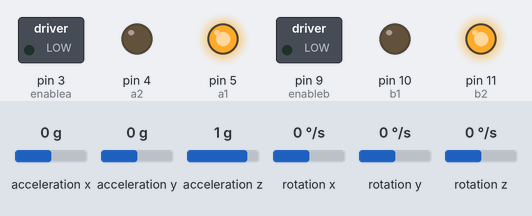
A sketch run on a simulated Arduino Uno, built with avr-gcc and run on an emulated ATmega328P. Shown: switched loads named in the sketch (green lamp = pin HIGH), output pins drawn as LEDs (lit = HIGH). The test bench sets the inputs (shaded band); at power-on: acceleration y 0 g, rotation x 0 °/s, acceleration z 1 g, acceleration x 0 g, rotation y 0 °/s, rotation z 0 °/s. What the sketch prints to the serial monitor is not drawn.

Above: at 3.7 s.
3.8 s: acceleration y set to -1.4 g
At 5.0 s:
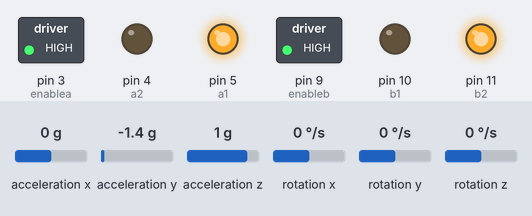
5.3 s: rotation x set to 192 °/s
At 6.9 s:
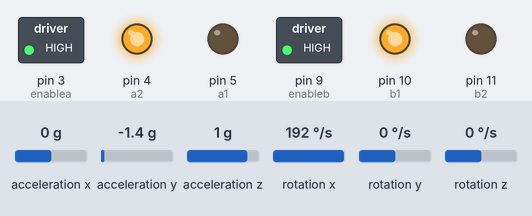
7.2 s: acceleration z set to -0.1 g
At 10.1 s:
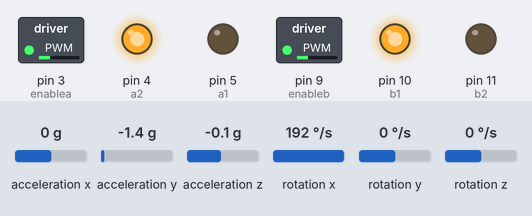
10.2 s: acceleration y set to -0.8 g
11.8 s: acceleration z set to 0 g
At 13.3 s:
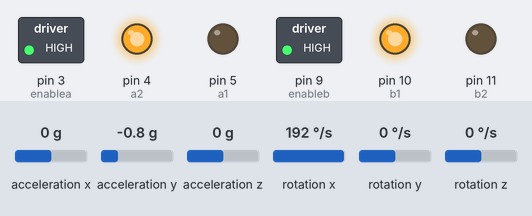
13.9 s: rotation x set to -100 °/s
At 14.5 s:
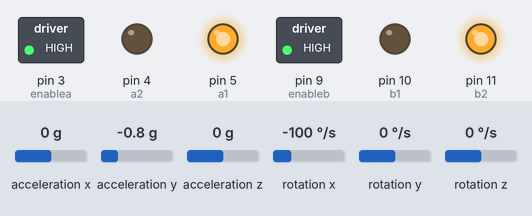
Timing chart, 0 to 16.4 s (numbered marks = the images above; inputs shaded):
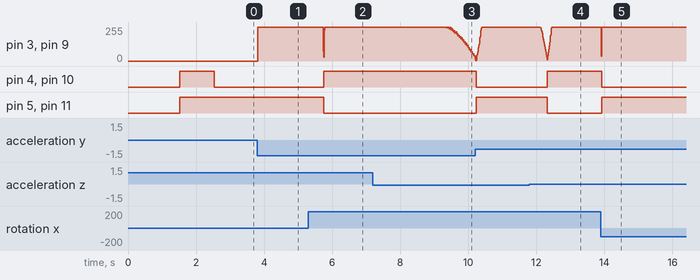

Measured:
- after the input at 3.8 s, pin 3 (enablea), pin 9 (enableb): 0/255 → 255/255 at once
- after the input at 5.3 s, pin 4 (a2), pin 10 (b1): LOW → HIGH after 0.46 s; pin 5 (a1), pin 11 (b2): HIGH → LOW after 0.46 s
- after the input at 11.8 s, pin 4 (a2), pin 10 (b1): LOW → HIGH after 0.53 s; pin 5 (a1), pin 11 (b2): HIGH → LOW after 0.53 s
- after the input at 13.9 s, pin 3 (enablea), pin 9 (enableb): 255/255 → 36/255 at once, → 255/255 0.01 s later; pin 4 (a2), pin 10 (b1): HIGH → LOW at once; pin 5 (a1), pin 11 (b2): LOW → HIGH at once

The sketch:

self-balancing.ino
```cpp
#include <Wire.h>
#include <I2Cdev.h>
#include <MPU6050.h>
/* Code edited from http://www.instructables.com/id/Self-Balancing-Robot/
*/

MPU6050 accelgyro;

#define runEvery(t) for (static long _lasttime;\
                         (uint16_t)((uint16_t)millis() - _lasttime) >= (t);\
                         _lasttime += (t))


int16_t ax, ay, az;
float accBiasX, accBiasY, accBiasZ;
float accAngleX, accAngleY;
double accPitch, accRoll;

int16_t gx, gy, gz;
float gyroBiasX, gyroBiasY, gyroBiasZ;
float gyroRateX, gyroRateY, gyroRateZ;
float gyroBias_oldX, gyroBias_oldY, gyroBias_oldZ;
float gyroPitch = 180;
float gyroRoll = -180;
float gyroYaw = 0;

uint32_t timer;

// input
double InputPitch, InputRoll;

// initial values
double InitialRoll;

// Motors
int enablea = 3;
int enableb = 9;
int a1 = 5;
int a2 = 4;
int b1 = 10;
int b2 = 11;

void setup() {

  Wire.begin();

  Serial.begin(9600);

  Serial.println("Initializing I2C devices...");
  accelgyro.initialize();

  // verify connection
  Serial.println("Testing device connections...");
  Serial.println(accelgyro.testConnection() ? "MPU6050 connection successful" : "MPU6050 connection failed");

  delay(1500);

  // Motor
  pinMode(enablea, OUTPUT);
  pinMode(enableb, OUTPUT);
  pinMode(a1, OUTPUT);
  pinMode(a2, OUTPUT);
  pinMode(b1, OUTPUT);
  pinMode(b2, OUTPUT);

  digitalWrite(a1, HIGH);
  digitalWrite(a2, HIGH);
  digitalWrite(b1, HIGH);
  digitalWrite(b2, HIGH);

 //TODO: Better calibration
  accelgyro.setXAccelOffset(-250);
  accelgyro.setYAccelOffset(-1929);
  accelgyro.setZAccelOffset(1077);
  accelgyro.setXGyroOffset(98);
  accelgyro.setYGyroOffset(-145);
  accelgyro.setZGyroOffset(-22);

  gyroBiasX = 0;
  gyroBiasY = 0;
  gyroBiasZ = 0;

  accBiasX = 4;
  accBiasY = -4;
  accBiasZ = 16378;

  //Get Starting Pitch and Roll
  accelgyro.getMotion6(&ax, &ay, &az, &gx, &gy, &gz);

  accPitch = (atan2(-ax, -az) + PI) * RAD_TO_DEG;
  accRoll = (atan2(ay, -az) + PI) * RAD_TO_DEG;

  if (accPitch <= 360 & accPitch >= 180) {
    accPitch = accPitch - 360;
  }

  if (accRoll <= 360 & accRoll >= 180) {
    accRoll = accRoll - 360;
  }

  gyroPitch = accPitch;
  gyroRoll = accRoll;

  timer = micros();
  delay(1000);
  initializeValues();

}

double Setpoint;

void MotorControl(double out) {
  if (out > 0) {
    digitalWrite(a1, LOW);
    digitalWrite(a2, HIGH);
    digitalWrite(b1, HIGH);
    digitalWrite(b2, LOW);
  } else {
    digitalWrite(a1, HIGH);
    digitalWrite(a2, LOW);
    digitalWrite(b1, LOW);
    digitalWrite(b2, HIGH);
  }

  byte vel = abs(out);
  if (vel < 0)
    vel = 0;
  if (vel > 255)
    vel = 255;

  analogWrite(enablea, vel);
  analogWrite(enableb, vel);
}

void initializeValues() {

  accelgyro.getMotion6(&ax, &ay, &az, &gx, &gy, &gz);

  //////////////////////
  //  Accelerometer   //
  //////////////////////
  accPitch = (atan2(-ax/182.0, -az/182.0) + PI) * RAD_TO_DEG;
  accRoll = (atan2(ay/182.0, -az/182.0) + PI) * RAD_TO_DEG;

  if (accRoll <= 360 & accRoll >= 180) {
    accRoll = accRoll - 360;
  }

  //////////////////////
  //      GYRO        //
  //////////////////////

  gyroRateX = ((int)gx - gyroBiasX) * 131;

  gyroPitch += gyroRateY * ((double)(micros() - timer) / 1000000);


  timer = micros();
  InitialRoll = accRoll;

  Setpoint = InitialRoll;
}

double filtered = 0;
void loop() {

  runEvery(10) {
    accelgyro.getMotion6(&ax, &ay, &az, &gx, &gy, &gz);
    //////////////////////
    //  Accelerometer   //
    //////////////////////

    accRoll = (atan2(ay/182.0, -az/182.0) + PI) * RAD_TO_DEG;

    if (accRoll <= 360 & accRoll >= 180) {
      accRoll = accRoll - 360;
    }


    //////////////////////
    //      GYRO        //
    //////////////////////

    gyroRateX = -((int)gx - gyroBiasX) / 131;


    double gyroVal = gyroRateX * ((double)(micros() - timer) / 1000000);

    timer = micros();

    //Complementary filter
    filtered = 0.98 * (filtered + gyroVal) + 0.02 * (accRoll);

    MotorControl(Compute(filtered - InitialRoll));

  }

}

int outMax = 255;
int outMin = -255;
float lastInput = 0;
double ITerm = 0;
double kp = 100;
double ki = 10;
double kd = 2;

double Compute(double input)
{

  double error = Setpoint - input;

  ITerm += (ki * error);

  if (ITerm > outMax) ITerm = outMax;
  else if (ITerm < outMin) ITerm = outMin;
  double dInput = (input - lastInput);


  /*Compute PID Output*/
  double output = kp * error + ITerm + kd * dInput;

  if (output > outMax) output = outMax;
  else if (output < outMin) output = outMin;

  /*Remember some variables for next time*/
  lastInput = input;
  return output;
}
```

calibrate.cpp
```cpp
#include <Arduino.h>
#include "I2Cdev.h"
#include "MPU6050.h"
#include "Wire.h"
///////////////////////////////////   CONFIGURATION   /////////////////////////////
//Change this 3 variables if you want to fine tune the skecth to your needs.
int buffersize=1000;     //Amount of readings used to average, make it higher to get more precision but sketch will be slower  (default:1000)
int acel_deadzone=8;     //Acelerometer error allowed, make it lower to get more precision, but sketch may not converge  (default:8)
int giro_deadzone=1;     //Giro error allowed, make it lower to get more precision, but sketch may not converge  (default:1)
// default I2C address is 0x68
// specific I2C addresses may be passed as a parameter here
// AD0 low = 0x68 (default for InvenSense evaluation board)
// AD0 high = 0x69
//MPU6050 accelgyro;
MPU6050 accelgyro(0x68); // <-- use for AD0 high
int16_t ax, ay, az,gx, gy, gz;
int mean_ax,mean_ay,mean_az,mean_gx,mean_gy,mean_gz,state=0;
int ax_offset,ay_offset,az_offset,gx_offset,gy_offset,gz_offset;
///////////////////////////////////   SETUP   ////////////////////////////////////
void setup() {
// join I2C bus (I2Cdev library doesn't do this automatically)
Wire.begin();
// COMMENT NEXT LINE IF YOU ARE USING ARDUINO DUE
TWBR = 24; // 400kHz I2C clock (200kHz if CPU is 8MHz). Leonardo measured 250kHz.
// initialize serial communication
Serial.begin(115200);
// initialize device
accelgyro.initialize();
// wait for ready
while (Serial.available() && Serial.read()); // empty buffer
while (!Serial.available()){
Serial.println(F("Send any character to start sketch.\n"));
delay(1500);
}
while (Serial.available() && Serial.read()); // empty buffer again
// start message
Serial.println("\nMPU6050 Calibration Sketch");
delay(2000);
Serial.println("\nYour MPU6050 should be placed in horizontal position, with package letters facing up. \nDon't touch it until you see a finish message.\n");
delay(3000);
// verify connection
Serial.println(accelgyro.testConnection() ? "MPU6050 connection successful" : "MPU6050 connection failed");
delay(1000);
// reset offsets
accelgyro.setXAccelOffset(0);
accelgyro.setYAccelOffset(0);
accelgyro.setZAccelOffset(0);
accelgyro.setXGyroOffset(0);
accelgyro.setYGyroOffset(0);
accelgyro.setZGyroOffset(0);
}

///////////////////////////////////   FUNCTIONS   ////////////////////////////////////
void meansensors(){
long i=0,buff_ax=0,buff_ay=0,buff_az=0,buff_gx=0,buff_gy=0,buff_gz=0;
while (i<(buffersize+101)){
// read raw accel/gyro measurements from device
accelgyro.getMotion6(&ax, &ay, &az, &gx, &gy, &gz);
if (i>100 && i<=(buffersize+100)){ //First 100 measures are discarded
buff_ax=buff_ax+ax;
buff_ay=buff_ay+ay;
buff_az=buff_az+az;
buff_gx=buff_gx+gx;
buff_gy=buff_gy+gy;
buff_gz=buff_gz+gz;
}
if (i==(buffersize+100)){
mean_ax=buff_ax/buffersize;
mean_ay=buff_ay/buffersize;
mean_az=buff_az/buffersize;
mean_gx=buff_gx/buffersize;
mean_gy=buff_gy/buffersize;
mean_gz=buff_gz/buffersize;
}
i++;
delay(2); //Needed so we don't get repeated measures
}
}
void calibration(){
ax_offset=-mean_ax/8;
ay_offset=-mean_ay/8;
az_offset=(16384-mean_az)/8;
gx_offset=-mean_gx/4;
gy_offset=-mean_gy/4;
gz_offset=-mean_gz/4;
while (1){
int ready=0;
accelgyro.setXAccelOffset(ax_offset);
accelgyro.setYAccelOffset(ay_offset);
accelgyro.setZAccelOffset(az_offset);
accelgyro.setXGyroOffset(gx_offset);
accelgyro.setYGyroOffset(gy_offset);
accelgyro.setZGyroOffset(gz_offset);
meansensors();
Serial.println("...");
if (abs(mean_ax)<=acel_deadzone) ready++;
else ax_offset=ax_offset-mean_ax/acel_deadzone;
if (abs(mean_ay)<=acel_deadzone) ready++;
else ay_offset=ay_offset-mean_ay/acel_deadzone;
if (abs(16384-mean_az)<=acel_deadzone) ready++;
else az_offset=az_offset+(16384-mean_az)/acel_deadzone;
if (abs(mean_gx)<=giro_deadzone) ready++;
else gx_offset=gx_offset-mean_gx/(giro_deadzone+1);
if (abs(mean_gy)<=giro_deadzone) ready++;
else gy_offset=gy_offset-mean_gy/(giro_deadzone+1);
if (abs(mean_gz)<=giro_deadzone) ready++;
else gz_offset=gz_offset-mean_gz/(giro_deadzone+1);
if (ready==6) break;
}
}

///////////////////////////////////   LOOP   ////////////////////////////////////
void loop() {
if (state==0){
Serial.println("\nReading sensors for first time...");
meansensors();
state++;
delay(1000);
}
if (state==1) {
Serial.println("\nCalculating offsets...");
calibration();
state++;
delay(1000);
}
if (state==2) {
meansensors();
Serial.println("\nFINISHED!");
Serial.print("\nSensor readings with offsets:\t");
Serial.print(mean_ax);
Serial.print("\t");
Serial.print(mean_ay);
Serial.print("\t");
Serial.print(mean_az);
Serial.print("\t");
Serial.print(mean_gx);
Serial.print("\t");
Serial.print(mean_gy);
Serial.print("\t");
Serial.println(mean_gz);
Serial.print("Your offsets:\t");
Serial.print(ax_offset);
Serial.print("\t");
Serial.print(ay_offset);
Serial.print("\t");
Serial.print(az_offset);
Serial.print("\t");
Serial.print(gx_offset);
Serial.print("\t");
Serial.print(gy_offset);
Serial.print("\t");
Serial.println(gz_offset);
Serial.println("\nData is printed as: acelX acelY acelZ giroX giroY giroZ");
Serial.println("Check that your sensor readings are close to 0 0 16384 0 0 0");
Serial.println("If calibration was succesful write down your offsets so you can set them in your projects using something similar to mpu.setXAccelOffset(youroffset)");
while (1);
}
}
```

imu.cpp
```cpp
#include <Arduino.h>
#include <Wire.h>
#include <I2Cdev.h>
#include <MPU6050.h>

long accelX, accelY, accelZ;
float gForceX, gForceY, gForceZ;

long gyroXCalli = 0, gyroYCalli = 0, gyroZCalli = 0;
long gyroXPresent = 0, gyroYPresent = 0, gyroZPresent = 0;
long gyroXPast = 0, gyroYPast = 0, gyroZPast = 0;
float rotX, rotY, rotZ;

float angelX = 0, angelY = 0, angelZ = 0;

long timePast = 0;
long timePresent = 0;

void setUpMPU() {
  // power management
  Serial.println("Setup-MPU");
  Wire.beginTransmission(0b1101000);          // Start the communication by using address of MPU
  Wire.write(0x6B);                           // Access the power management register
  Wire.write(0b00000000);                     // Set sleep = 0
  Wire.endTransmission();                     // End the communication

  // configure gyro
  Wire.beginTransmission(0b1101000);
  Wire.write(0x1B);                           // Access the gyro configuration register
  Wire.write(0b00000000);
  Wire.endTransmission();

  // configure accelerometer
  Wire.beginTransmission(0b1101000);
  Wire.write(0x1C);                           // Access the accelerometer configuration register
  Wire.write(0b00000000);
  Wire.endTransmission();
}

void getGyroValues() {
  Wire.beginTransmission(0b1101000);                          // Start the communication by using address of MPU
  Wire.write(0x43);                                           // Access the starting register of gyro readings
  Wire.endTransmission();
  Wire.requestFrom(0b1101000,6);                              // Request for 6 bytes from gyro registers (43 - 48)
  while(Wire.available() < 6);                                // Wait untill all 6 bytes are available
  gyroXPresent = Wire.read()<<8|Wire.read();                  // Store first two bytes into gyroXPresent
  gyroYPresent = Wire.read()<<8|Wire.read();                  // Store next two bytes into gyroYPresent
  gyroZPresent = Wire.read()<<8|Wire.read();                  //Store last two bytes into gyroZPresent
}

void getAngularVelocity() {
  rotX = gyroXPresent / 131.0;
  rotY = gyroYPresent / 131.0;
  rotZ = gyroZPresent / 131.0;
}

void callibrateGyroValues() {
    for (int i=0; i<5000; i++) {
      getGyroValues();
      gyroXCalli = gyroXCalli + gyroXPresent;
      gyroYCalli = gyroYCalli + gyroYPresent;
      gyroZCalli = gyroZCalli + gyroZPresent;
    }
    gyroXCalli = gyroXCalli/5000;
    gyroYCalli = gyroYCalli/5000;
    gyroZCalli = gyroZCalli/5000;

    //Testing code below
    Serial.print("Gyro X Test:");
    Serial.println(gyroXCalli);
    Serial.print("Gyro Z Test:");
    Serial.println(gyroZCalli);
}


void calculateAngle() {
  // same equation can be written as
  // angelZ = angelZ + ((timePresentZ - timePastZ)*(gyroZPresent + gyroZPast - 2*gyroZCalli)) / (2*1000*131);
  // 1/(1000*2*131) = 0.00000382
  // 1000 --> convert milli seconds into seconds
  // 2 --> comes when calculation area of trapezium
  // substacted the callibated result two times because there are two gyro readings
  angelX = angelX + ((timePresent - timePast)*(gyroXPresent + gyroXPast - 2*gyroXCalli)) * 0.00000382;
  angelY = angelY + ((timePresent - timePast)*(gyroYPresent + gyroYPast - 2*gyroYCalli)) * 0.00000382;
  angelZ = angelZ + ((timePresent - timePast)*(gyroZPresent + gyroZPast - 2*gyroZCalli)) * 0.00000382;
}


void processAccelData() {
  gForceX = accelX/16384.0;
  gForceY = accelY/16384.0;
  gForceZ = accelZ/16384.0;
}

void readAndProcessAccelData() {
  Wire.beginTransmission(0b1101000);
  Wire.write(0x3B);
  Wire.endTransmission();
  Wire.requestFrom(0b1101000,6);
  while(Wire.available() < 6);
  accelX = Wire.read()<<8|Wire.read();
  accelY = Wire.read()<<8|Wire.read();
  accelZ = Wire.read()<<8|Wire.read();
  processAccelData();
}

void readAndProcessGyroData() {
  gyroXPast = gyroXPresent;                                   // Assign Present gyro reaging to past gyro reading
  gyroYPast = gyroYPresent;                                   // Assign Present gyro reaging to past gyro reading
  gyroZPast = gyroZPresent;                                   // Assign Present gyro reaging to past gyro reading
  timePast = timePresent;                                     // Assign Present time to past time
  timePresent = millis();                                     // get the current time in milli seconds, it is the present time

  getGyroValues();                                            // get gyro readings
  getAngularVelocity();                                       // get angular velocity
  calculateAngle();                                           // calculate the angle
}

void printData() {
  Serial.println("Gyro (deg/sec)");
  Serial.print(" X=");
  Serial.print(rotX);
  Serial.print(" Y=");
  Serial.println(rotY);
  Serial.print("Angle (deg)");
  Serial.print(" Z=");
  Serial.println(rotZ);

  Serial.println("Angular displacement wrt started position (deg)");
  Serial.print("angel of X axis=");
  Serial.print(angelX);
  Serial.print(" angel of Y axis=");
  Serial.print(angelY);
  Serial.print(" angel of Z axis=");
  Serial.println(angelZ);

  Serial.println("Acceleration (g)");
  Serial.print(" X=");
  Serial.print(gForceX);
  Serial.print(" Y=");
  Serial.print(gForceY);
  Serial.print(" Z=");
  Serial.println(gForceZ);
}

void setup() {
  Serial.begin(9600);
  Wire.begin();
  setUpMPU();
  callibrateGyroValues();
  timePresent = millis();
}

void loop() {
  Serial.print(" Accel (g)");
  //readAndProcessAccelData();
  //readAndProcessGyroData();
  //printData();
  //getAngularVelocity();             //Testing code

  delay(100);
}
```

main.cpp
```cpp
/*#include <Arduino.h>

const int ddd = 2;
const int dPin = 3;

static float Voc = 0.6;
const float K = 0.5;
void setup() {
  // put your setup code here, to run once:
  pinMode(dPin, OUTPUT);
  pinMode(ddd, OUTPUT);
  Serial.begin(115200);
  Serial.println(" ");
  Serial.println("DUST SENSOR TESTING");
  Serial.println("===================");
}

/*
void loop() {
  // put your main code here, to run repeatedly:
  //digitalWrite(2, HIGH);
  digitalWrite(dPin, HIGH);
  delay(10000);
  digitalWrite(dPin, LOW);
  delay(280);

  double voltage = analogRead(A0);
  delay(40);
  digitalWrite(dPin, HIGH);
  Serial.printf("%f\n", voltage);

  double pm = ((voltage/1024)*3.6 - 0.5) * 170;
  Serial.println(voltage);
  Serial.println(pm);
  Serial.println("It working");


  digitalWrite(ddd, HIGH);
  delay(100);
  digitalWrite(ddd, LOW);
  delay(100);
} */
/*
void loop() {
  Serial.println("Start Working");
  digitalWrite(dPin, LOW);
  delayMicroseconds(280);

  int V0Raw = analogRead(A0);

  digitalWrite(dPin, HIGH);
  delayMicroseconds(9620);

  float Vo = V0Raw;

  Vo = (Vo / 1024) * 5;
  // printFValue("Vo", Vo*1000.0, "mV");
  Serial.print(">>> ");
  Serial.print(Vo);
  Serial.print("<<<< \n");
  delay(1000);

  float dV = Vo - Voc;
  if(dV < 0){
    dV = 0;
    Voc = Vo;
  }

  float dustDensity = dV / K * 100.0;
  // printFValue("DustDensity:", dustDensity, "ug/m3", true);
  Serial.print(" -- ");
  Serial.print(dustDensity);
  Serial.println(" ");

  if(dustDensity >= 0 && dustDensity <= 15.4)
{
  Serial.println("AQI - GOOD");
}

else if(dustDensity >= 15.5 && dustDensity <= 40.4)
{
  Serial.println("AQI - MODERATE");
}

else if(dustDensity >= 40.5 && dustDensity <= 65.4)
{
  Serial.println("AQI - USG");
}

else if(dustDensity >= 65.5 && dustDensity <= 150.4)
{
  Serial.println("AQI - UNHEALTHY!");
}

else if(dustDensity >= 150.5 && dustDensity <= 250.4)
{
  Serial.println("AQI - VERY UNHEALTHY");
}

else
{
  Serial.println("Don't live inside this Area!!!");
}

}
*/
```
